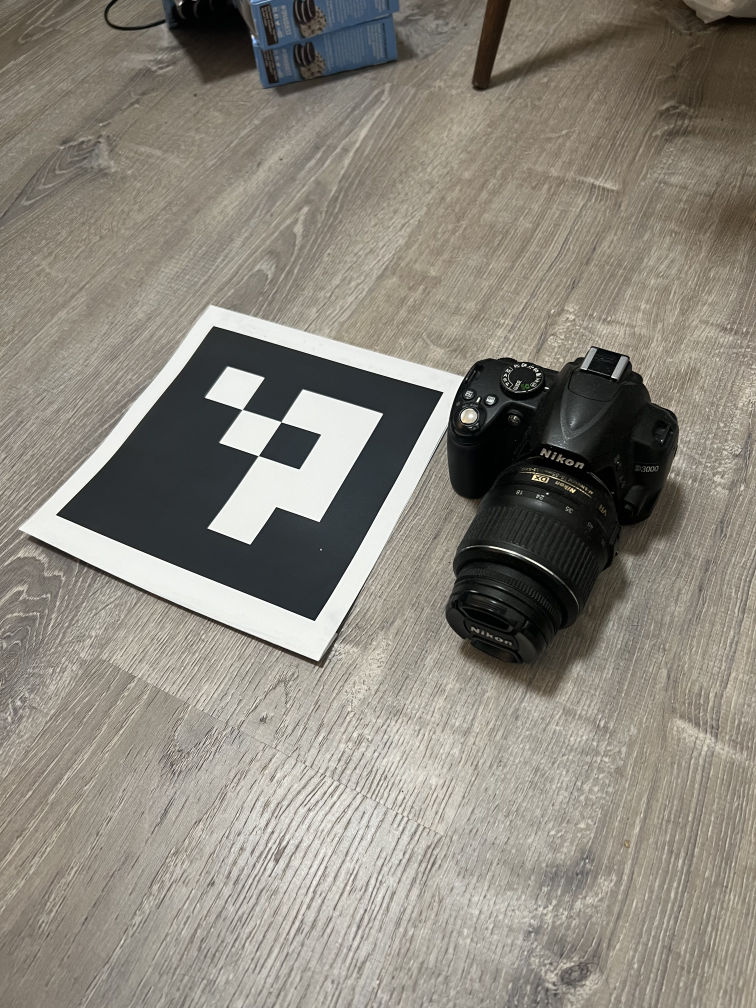
#> input picture camera/IMG_5220.jpg, 3024 x 4032 px, given in place of IMG_5299.jpg, which was not available (shown at 1/4 size)
$ python create_dataset.py   (older library calls are emulated)
#> lines starting #> are read from the running program, lines starting #| are printed output that depends on the picture
from __future__ import annotations

import argparse
import json
import random
from pathlib import Path
from typing import Dict, List, Sequence, Tuple

import cv2
import numpy as np


def parse_args() -> argparse.Namespace:
    parser = argparse.ArgumentParser(description=__doc__)
    parser.add_argument(
        "--poses",
        type=Path,
        default=Path("camera_poses.json"),
        help="JSON output by estimate_pose.py",
    )
    parser.add_argument(
        "--calibration",
        type=Path,
        default=Path("camera_calibration.json"),
        help="Calibration JSON that stores the raw intrinsics and distortion coeffs.",
    )
    parser.add_argument(
        "--alpha",
        type=float,
        default=0.0,
        help=(
            "Alpha passed to cv2.getOptimalNewCameraMatrix (0=crop aggressively,"
            " 1=keep all pixels, more black borders)."
        ),
    )
    parser.add_argument(
        "--dataset-out",
        type=Path,
        default=Path("nerf_dataset.npz"),
        help="Where to save the packaged dataset.",
    )
    parser.add_argument(
        "--undistorted-dir",
        type=Path,
        default=Path("undistorted"),
        help="Directory to write undistorted images (set to '' to skip).",
    )
    parser.add_argument(
        "--no-image-export",
        action="store_true",
        help="Skip writing undistorted image files to disk.",
    )
    parser.add_argument(
        "--val-count",
        type=int,
        default=3,
        help="Number of validation images to sample.",
    )
    parser.add_argument(
        "--test-count",
        type=int,
        default=3,
        help="Number of test images to sample.",
    )
    parser.add_argument(
        "--seed",
        type=int,
        default=42,
        help="Random seed for the train/val/test split.",
    )
    return parser.parse_args()


def load_json(path: Path) -> Dict:
    if not path.exists():
        raise FileNotFoundError(f"Required file '{path}' not found.")
    return json.loads(path.read_text())
#> (reads camera_poses.json from the repository)


def compute_new_camera_matrix(
    camera_matrix: np.ndarray,
    distortion: np.ndarray,
    image_size: Tuple[int, int],
    alpha: float,
) -> Tuple[np.ndarray, Tuple[int, int, int, int]]:
    w, h = image_size
    new_K, roi = cv2.getOptimalNewCameraMatrix(
        camera_matrix,
        distortion,
        (w, h),
        alpha,
        (w, h),
    )
    x, y, w_roi, h_roi = roi
    if w_roi == 0 or h_roi == 0:
        x, y, w_roi, h_roi = 0, 0, w, h
    adjusted_K = new_K.copy()
    adjusted_K[0, 2] -= x
    adjusted_K[1, 2] -= y
    return adjusted_K, (x, y, w_roi, h_roi)


def build_remap(
    camera_matrix: np.ndarray,
    distortion: np.ndarray,
    new_camera_matrix: np.ndarray,
    image_size: Tuple[int, int],
) -> Tuple[np.ndarray, np.ndarray]:
    w, h = image_size
    map1, map2 = cv2.initUndistortRectifyMap(
        camera_matrix,
        distortion,
        None,
        new_camera_matrix,
        (w, h),
        cv2.CV_32FC1,
    )
    return map1, map2


def split_indices(
    total: int, val_count: int, test_count: int, seed: int
) -> Tuple[List[int], List[int], List[int]]:
    if val_count < 0 or test_count < 0:
        raise ValueError("val-count and test-count must be >= 0.")
    if val_count + test_count >= total:
        raise ValueError("Need at least one training frame; reduce val/test counts.")
    rng = random.Random(seed)
    indices = list(range(total))
    rng.shuffle(indices)
    test_idx = sorted(indices[:test_count])
    val_idx = sorted(indices[test_count : test_count + val_count])
    test_set = set(test_idx)
    val_set = set(val_idx)
    train_idx = sorted(i for i in range(total) if i not in test_set and i not in val_set)
    return train_idx, val_idx, test_idx


def gather(array: np.ndarray, indices: Sequence[int]) -> np.ndarray:
    if len(indices) == 0:
        return np.empty((0, *array.shape[1:]), dtype=array.dtype)
    return array[indices]


def main() -> int:
    args = parse_args()

    poses_data = load_json(args.poses)
    calibration = load_json(args.calibration)
#> (reads camera_calibration.json from the repository)

    image_dir = Path(poses_data["image_dir"])
    camera_matrix = np.array(calibration["camera_matrix"], dtype=np.float64)
    distortion = np.array(calibration["distortion_coefficients"], dtype=np.float64)

    sample_image_path = image_dir / poses_data["poses"][0]["image"]
    sample_image = cv2.imread(str(sample_image_path))
#> sample_image is the input picture: shape (4032, 3024, 3); mean B, G, R 123.8, 133.5, 138.2
    if sample_image is None:
        raise FileNotFoundError(f"Couldn't read sample image '{sample_image_path}'.")
    h, w = sample_image.shape[:2]
#> h = 4032; w = 3024
    new_camera_matrix, roi = compute_new_camera_matrix(
        camera_matrix, distortion, (w, h), args.alpha
    )
#> roi = (0, 0, 3023, 4031)
    map1, map2 = build_remap(camera_matrix, distortion, new_camera_matrix, (w, h))
    x, y, w_roi, h_roi = roi
#> x = 0; y = 0; w_roi = 3023; h_roi = 4031

    export_images = not args.no_image_export
    export_dir = None
    if export_images:
        export_dir = args.undistorted_dir
        export_dir.mkdir(parents=True, exist_ok=True)

    undistorted_images: List[np.ndarray] = []
    c2ws: List[np.ndarray] = []
    used_images: List[str] = []

    for pose in poses_data["poses"]:
        image_path = image_dir / pose["image"]
        bgr = cv2.imread(str(image_path))
        if bgr is None:
            print(f"[WARN] Unable to read '{image_path}'. Skipping frame.")
            continue
        undistorted = cv2.remap(bgr, map1, map2, interpolation=cv2.INTER_LINEAR)
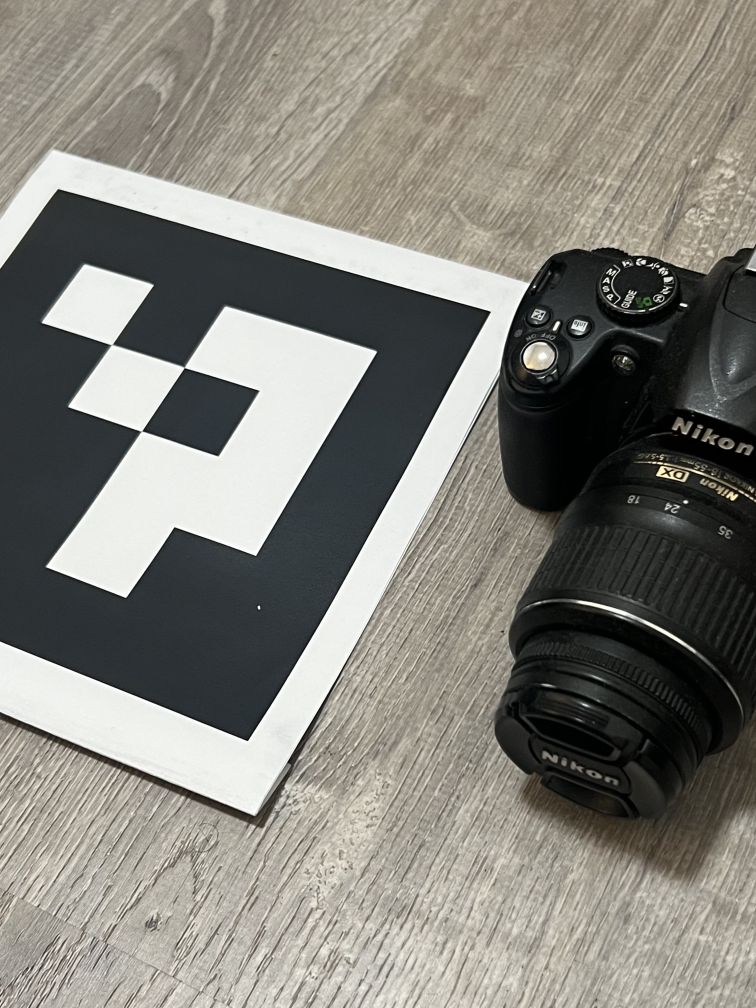
#> undistorted: shape (4032, 3024, 3) (shown at 1/4 size); mean B, G, R 122.2, 129.2, 130.9
        cropped = undistorted[y : y + h_roi, x : x + w_roi]
        if export_dir is not None:
            out_path = export_dir / pose["image"]
            cv2.imwrite(str(out_path), cropped)

        rgb = cv2.cvtColor(cropped, cv2.COLOR_BGR2RGB)
        undistorted_images.append(rgb.astype(np.uint8))
        c2ws.append(np.array(pose["camera_to_world"], dtype=np.float32))
        used_images.append(pose["image"])
#> pass 2 of the loop in main, `for pose in poses_data["poses"]:`:
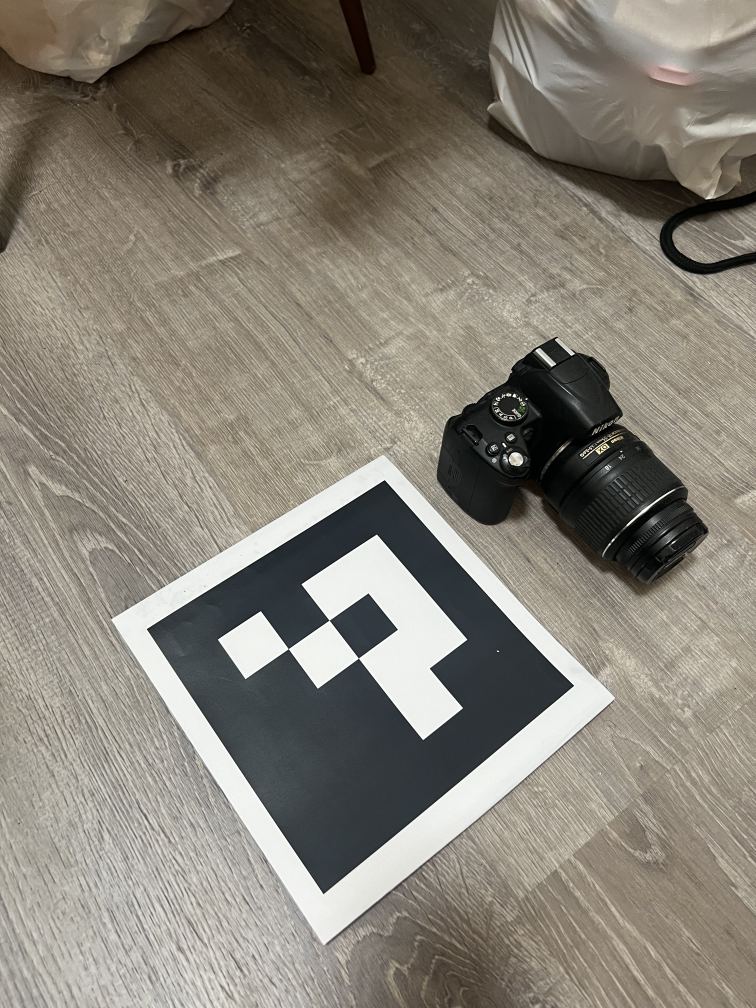
#> input picture camera/IMG_5221.jpg, 3024 x 4032 px, given in place of IMG_5300.jpg, which was not available (shown at 1/4 size)
#> in main, bgr is the input picture: shape (4032, 3024, 3); mean B, G, R 118.2, 128.7, 134.1
#> in main, `undistorted = cv2.remap(bgr, map1, map2, interpolation=cv2.INTER_LINEAR)`:
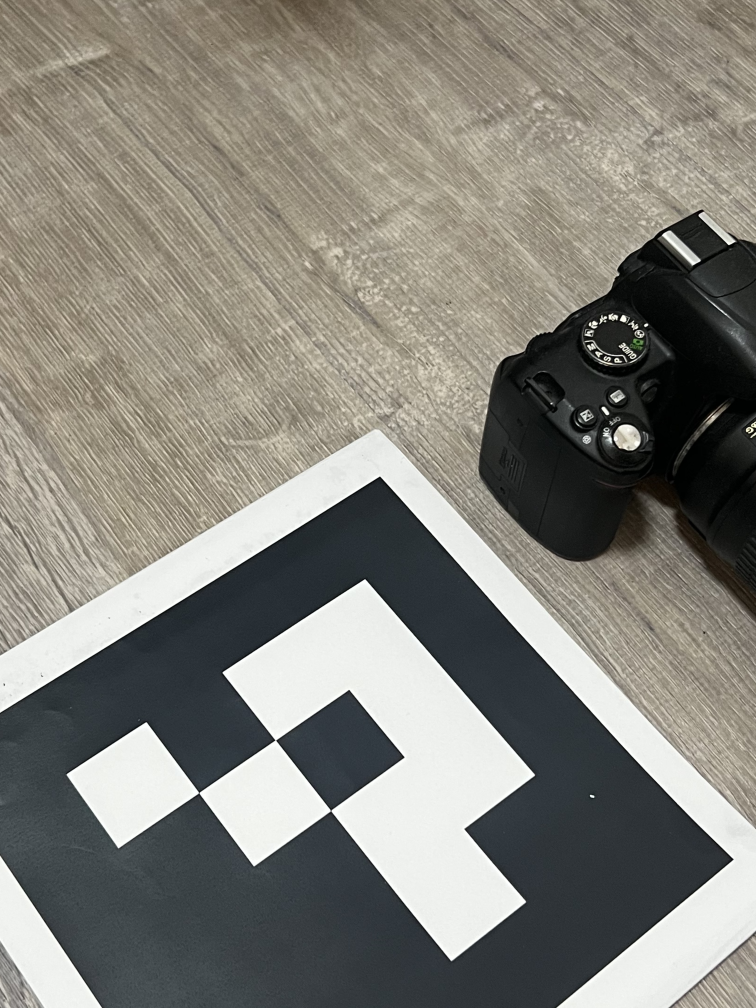
#> undistorted: shape (4032, 3024, 3) (shown at 1/4 size); mean B, G, R 122.1, 129.5, 131.3

    if not undistorted_images:
        raise RuntimeError("No images were processed; check your camera folder paths.")

    images_np = np.stack(undistorted_images, axis=0)
    c2ws_np = np.stack(c2ws, axis=0)
    train_idx, val_idx, test_idx = split_indices(
        images_np.shape[0], args.val_count, args.test_count, args.seed
    )

    dataset = {
        "images_train": gather(images_np, train_idx),
        "c2ws_train": gather(c2ws_np, train_idx),
        "images_val": gather(images_np, val_idx),
        "c2ws_val": gather(c2ws_np, val_idx),
        "c2ws_test": gather(c2ws_np, test_idx),
        "focal": float((new_camera_matrix[0, 0] + new_camera_matrix[1, 1]) / 2.0),
        "intrinsics": new_camera_matrix,
        "principal_point": new_camera_matrix[:2, 2],
        "roi": np.array([x, y, w_roi, h_roi], dtype=np.int32),
        "image_names": np.array(used_images),
        "train_indices": np.array(train_idx),
        "val_indices": np.array(val_idx),
        "test_indices": np.array(test_idx),
    }

    np.savez(args.dataset_out, **dataset)

    print(f"Saved undistorted dataset to {args.dataset_out}")
    print(f"Resolution: {h_roi} x {w_roi}")
    print(f"Train/Val/Test counts: {len(train_idx)}/{len(val_idx)}/{len(test_idx)}")
    if export_dir:
        print(f"Undistorted images written to {export_dir}")
    return 0


if __name__ == "__main__":
#> (the run stopped early here; a loop or call above may not have finished)
